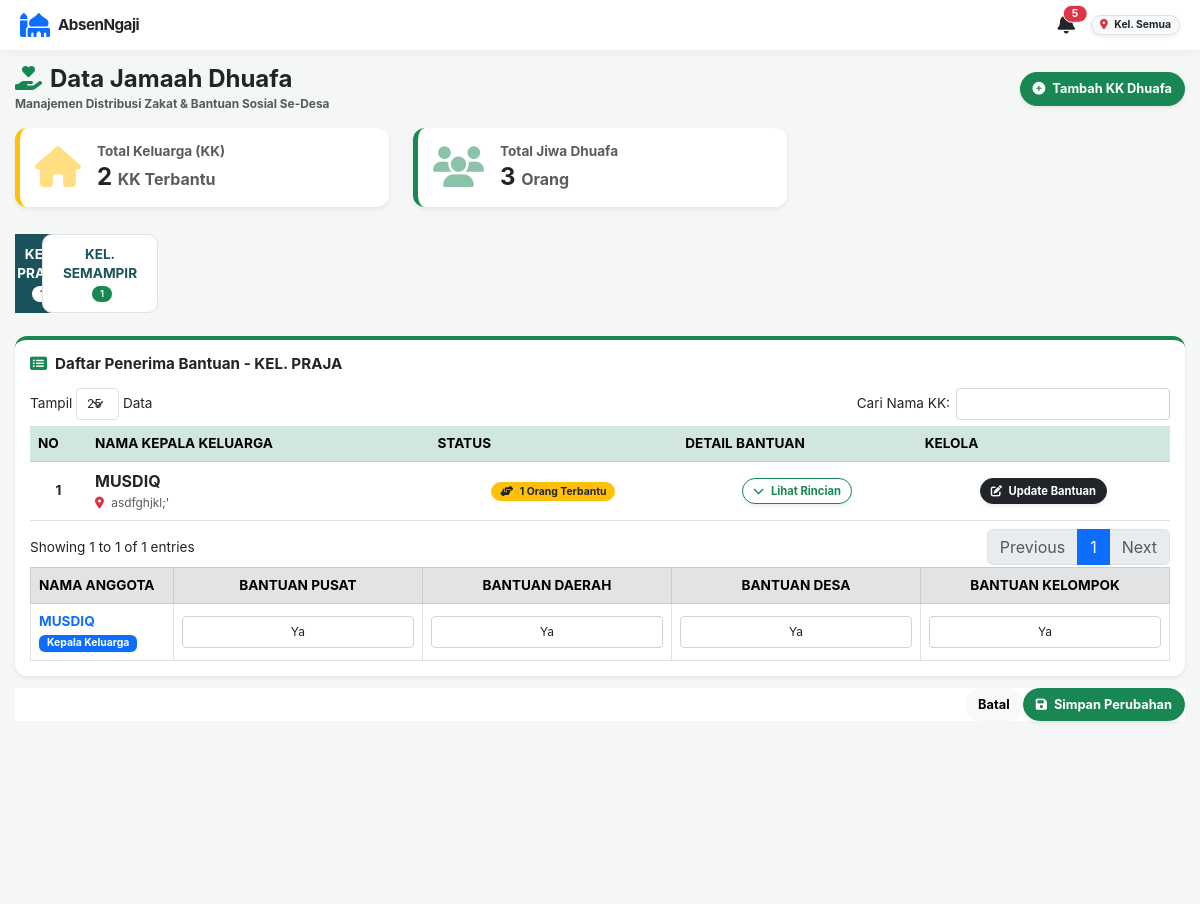
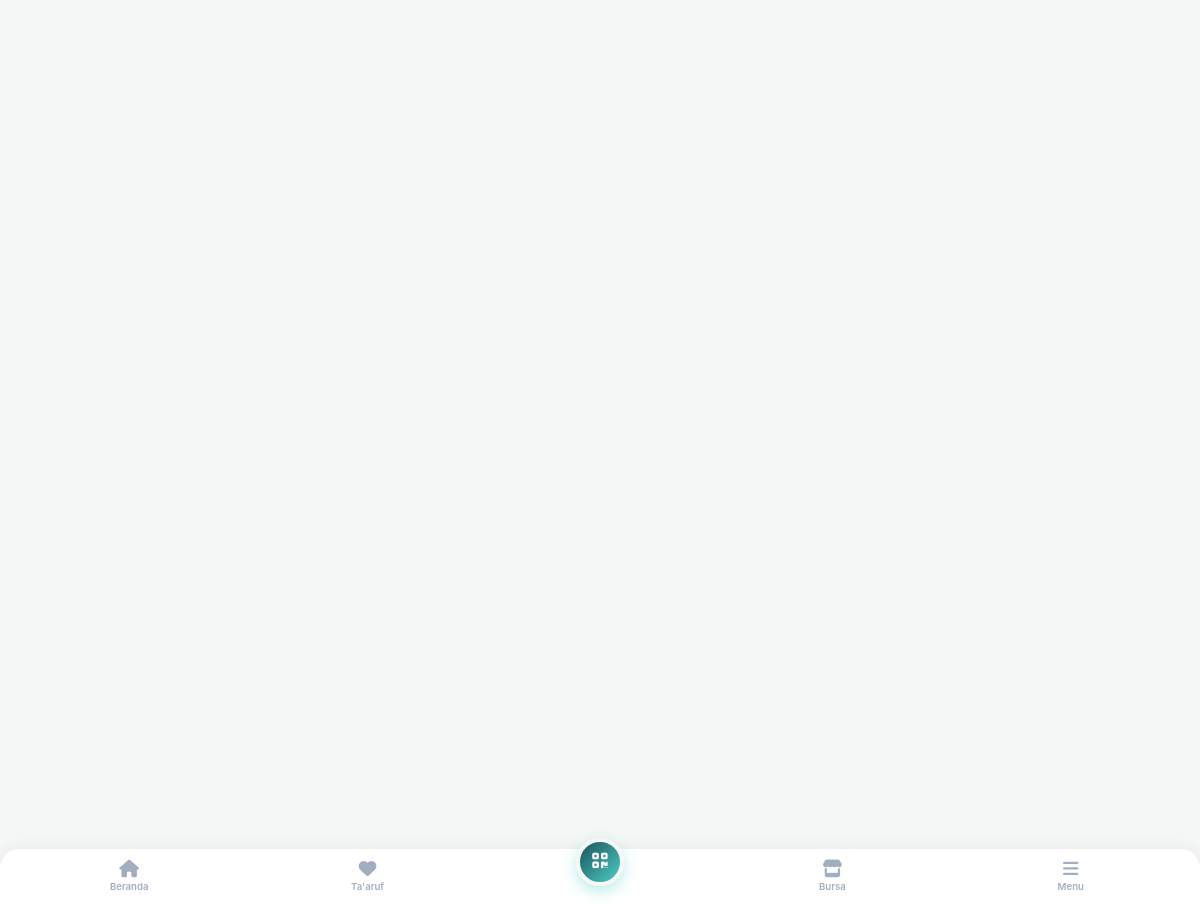
Screenshot of /aplikasi_absensi/dashboard_dhuafa.php (signed in) with the database file from the repository (2 pictures, top to bottom).
### tables this page shows
CREATE TABLE `biodata_jamaah` (
  `id_biodata` int(11) NOT NULL,
  `id_user` int(11) DEFAULT NULL,
  `jenjang` enum('Umum','Muda/i','Remaja','Pra Remaja','Caberawit') NOT NULL,
  `nama_lengkap` varchar(150) NOT NULL,
  `nama_panggilan` varchar(50) DEFAULT NULL,
  `jenis_kelamin` enum('L','P') DEFAULT NULL,
  `status_pernikahan` enum('Belum Menikah','Menikah','Pernah Menikah') DEFAULT NULL,
  `is_siap_nikah` tinyint(1) DEFAULT 0,
  `target_menikah` varchar(50) DEFAULT NULL,
  `kriteria_idaman` text DEFAULT NULL,
  `id_kepala_keluarga` int(11) DEFAULT NULL,
  `status_keluarga` enum('Kepala Keluarga','Istri','Anak','Lainnya') DEFAULT NULL,
  `no_hp` varchar(20) DEFAULT NULL,
  `alamat_asal` text DEFAULT NULL,
  `foto` varchar(255) DEFAULT NULL,
  `tempat_lahir` varchar(100) DEFAULT NULL,
  `tanggal_lahir` date DEFAULT NULL,
  `alamat_surabaya` text DEFAULT NULL,
  `nama_ortu` varchar(150) DEFAULT NULL,
  `hp_ortu` varchar(20) DEFAULT NULL,
  `status_ortu` enum('Jamaah','Belum') DEFAULT NULL,
  `tempat_sambung_ortu` varchar(150) DEFAULT NULL,
  `darurat_nama` varchar(150) DEFAULT NULL,
  `darurat_hubungan` varchar(50) DEFAULT NULL,
  `darurat_hp` varchar(20) DEFAULT NULL,
  `status_mubaligh` enum('MT','Non MT') DEFAULT NULL,
  `kegiatan_surabaya` enum('Bekerja','Kuliah','Lainnya') DEFAULT NULL,
  `tempat_kerja` varchar(150) DEFAULT NULL,
  `alamat_kerja` text DEFAULT NULL,
  `universitas` varchar(150) DEFAULT NULL,
  `jurusan` varchar(100) DEFAULT NULL,
  `angkatan` varchar(10) DEFAULT NULL,
  `hobi` varchar(255) DEFAULT NULL,
  `created_at` timestamp NOT NULL DEFAULT current_timestamp()
);

CREATE TABLE `users` (
  `id_user` int(11) NOT NULL,
  `username` varchar(50) NOT NULL,
  `password` varchar(255) DEFAULT NULL,
  `nama_lengkap` varchar(100) NOT NULL,
  `jabatan` varchar(50) DEFAULT NULL,
  `level` varchar(50) DEFAULT 'karyawan',
  `created_at` timestamp NOT NULL DEFAULT current_timestamp(),
  `kelompok` enum('Semampir','Keputih','Praja','Semua') DEFAULT 'Semua',
  `tgl_buat_akun` datetime NOT NULL DEFAULT current_timestamp(),
  `tgl_daftar` datetime DEFAULT current_timestamp()
);

CREATE TABLE `data_dhuafa` (
  `id_user` int(11) NOT NULL,
  `bantuan_pusat` varchar(150) DEFAULT NULL,
  `bantuan_daerah` varchar(150) DEFAULT NULL,
  `bantuan_desa` varchar(150) DEFAULT NULL,
  `bantuan_kelompok` varchar(150) DEFAULT NULL,
  `updated_at` timestamp NOT NULL DEFAULT current_timestamp() ON UPDATE current_timestamp()
);

### aplikasi_absensi/dashboard_dhuafa.php (the view, shortened to what the rows shown need)
<?php
include 'koneksi.php';
$level = $_SESSION['level'];
$kel_user = $_SESSION['kelompok'];
$is_pusat = in_array($level, ['superadmin', 'admin_desa', 'keimaman_desa', 'tim_dhuafa_desa']);
$can_edit = in_array($level, ['superadmin', 'admin_desa', 'tim_dhuafa_desa', 'tim_dhuafa']);
if ($is_pusat || $kel_user == 'Semua' || empty($kel_user)) {
    $filter_wilayah = "1";
} else {
    $filter_wilayah = "u.kelompok = '$kel_user'";
}
$query_kk = mysqli_query($conn, "
    SELECT b.*, u.kelompok
    FROM biodata_jamaah b
    JOIN users u ON b.id_user = u.id_user
    WHERE b.status_keluarga = 'Kepala Keluarga' AND ($filter_wilayah)
    ORDER BY u.kelompok ASC, b.nama_lengkap ASC
");
$dhuafa_families = [];
$non_dhuafa_families = [];
$total_jiwa_terbantu = 0;
while($kk = mysqli_fetch_assoc($query_kk)) {
    $id_kk = $kk['id_user'];
    $kel_name = $kk['kelompok'];
    $is_family_dhuafa = false;
    $q_dhuafa_kk = mysqli_query($conn, "SELECT * FROM data_dhuafa WHERE id_user = '$id_kk'");
    $kk['bantuan'] = mysqli_fetch_assoc($q_dhuafa_kk);
    if($kk['bantuan']) { $is_family_dhuafa = true; $total_jiwa_terbantu++; }
    $q_anggota = mysqli_query($conn, "
        SELECT b.*, d.bantuan_pusat, d.bantuan_daerah, d.bantuan_desa, d.bantuan_kelompok
        FROM biodata_jamaah b
        LEFT JOIN data_dhuafa d ON b.id_user = d.id_user
        WHERE b.id_kepala_keluarga = '$id_kk'
        ORDER BY FIELD(b.status_keluarga, 'Istri', 'Anak', 'Lainnya'), b.nama_lengkap ASC
    ");
    $kk['anggota'] = [];
    while($ang = mysqli_fetch_assoc($q_anggota)) {
        $kk['anggota'][] = $ang;
        if(!empty($ang['bantuan_pusat']) || !empty($ang['bantuan_daerah']) || !empty($ang['bantuan_desa']) || !empty($ang['bantuan_kelompok'])) {
            $is_family_dhuafa = true;
            $total_jiwa_terbantu++;
        }
    }
    if($is_family_dhuafa) {
        $dhuafa_families[$kel_name][] = $kk;
    } else {
        $non_dhuafa_families[] = $kk;
    }
}
$list_kelompok = array_keys($dhuafa_families);
sort($list_kelompok);
$total_kk_dhuafa = 0;
foreach($dhuafa_families as $kel => $kks) { $total_kk_dhuafa += count($kks); }
?>
<!DOCTYPE html>
<html lang="id">
<head>
    <link href="https://cdn.jsdelivr.net/npm/bootstrap@5.3.0/dist/css/bootstrap.min.css" rel="stylesheet">
    <link rel="stylesheet" href="https://cdnjs.cloudflare.com/ajax/libs/font-awesome/6.4.0/css/all.min.css">
    <link rel="stylesheet" href="https://cdn.datatables.net/1.13.6/css/dataTables.bootstrap5.min.css">
</head>
<body>
<?php include 'sidebar.php'; ?>
<div class="main-content">
    <div class="d-flex justify-content-between align-items-center mb-4 flex-wrap gap-2">
        <div>
            <h2 class="fw-bold text-dark mb-0"><i class="fa fa-hand-holding-heart text-success me-2"></i>Data Jamaah Dhuafa</h2>
        </div>
    </div>
    <div class="row mb-4">
        <div class="col-md-6 col-xl-4 mb-3 mb-xl-0">
            <div class="card card-custom bg-white p-4 shadow-sm border-start border-warning border-5 d-flex flex-row align-items-center">
                <div>
                    <h2 class="fw-bold text-dark mb-0"><?= $total_kk_dhuafa; ?> <span class="fs-6 text-muted">KK Terbantu</span></h2>
                </div>
            </div>
        </div>
        <div class="col-md-6 col-xl-4">
            <div class="card card-custom bg-white p-4 shadow-sm border-start border-success border-5 d-flex flex-row align-items-center">
                <div>
                    <h2 class="fw-bold text-dark mb-0"><?= $total_jiwa_terbantu; ?> <span class="fs-6 text-muted">Orang</span></h2>
                </div>
            </div>
        </div>
    </div>
    <div class="tab-content">
        <?php
        $first_k = true;
        foreach($list_kelompok as $k):
            $data_tabel = $dhuafa_families[$k];
        ?>
        <div class="tab-pane fade <?= $first_k ? 'show active' : ''; ?>" id="tab-<?= md5($k); ?>" role="tabpanel">
            <div class="card card-custom p-4 bg-white shadow-sm border-top border-success border-4">
                <div class="d-flex justify-content-between align-items-center mb-4">
                    <h5 class="fw-bold text-dark mb-0"><i class="fa fa-list-alt text-success me-2"></i>Daftar Penerima Bantuan - KEL. <?= strtoupper($k); ?></h5>
                </div>
                <div class="table-responsive">
                    <table class="table table-hover align-middle text-center tabel-dhuafa" style="width:100%">
                        <thead class="table-success text-dark">
                            <tr>
                                <th width="5%">NO</th>
                                <th class="text-start">NAMA KEPALA KELUARGA</th>
                                <th>STATUS</th>
                                <th>DETAIL BANTUAN</th>
                                <?php if($can_edit): ?><th>KELOLA</th><?php endif; ?>
                            </tr>
                        </thead>
                        <tbody>
                            <?php $no=1; foreach($data_tabel as $kk):
                                $jiwa_dhuafa_di_kk = ($kk['bantuan']) ? 1 : 0;
                                foreach($kk['anggota'] as $a) {
                                    if(!empty($a['bantuan_pusat']) || !empty($a['bantuan_daerah']) || !empty($a['bantuan_desa']) || !empty($a['bantuan_kelompok'])) {
                                        $jiwa_dhuafa_di_kk++;
                                    }
                                }
                                $family_view = [];
                                $family_view[] = [
                                    'nama' => $kk['nama_lengkap'], 'status' => 'Kepala Keluarga',
                                    'b_pusat' => $kk['bantuan']['bantuan_pusat'] ?? '', 'b_daerah' => $kk['bantuan']['bantuan_daerah'] ?? '',
                                    'b_desa' => $kk['bantuan']['bantuan_desa'] ?? '', 'b_kelompok' => $kk['bantuan']['bantuan_kelompok'] ?? ''
                                ];
                                foreach($kk['anggota'] as $ang) {
                                    $family_view[] = [
                                        'nama' => $ang['nama_lengkap'], 'status' => $ang['status_keluarga'],
                                        'b_pusat' => $ang['bantuan_pusat'] ?? '', 'b_daerah' => $ang['bantuan_daerah'] ?? '',
                                        'b_desa' => $ang['bantuan_desa'] ?? '', 'b_kelompok' => $ang['bantuan_kelompok'] ?? ''
                                    ];
                                }
                                $json_view = htmlspecialchars(json_encode($family_view), ENT_QUOTES, 'UTF-8');
                            ?>
                            <tr>
                                <td class="fw-bold"><?= $no++; ?></td>
                                <td class="text-start">
                                    <span class="fw-bold text-dark fs-6"><?= strtoupper($kk['nama_lengkap']); ?></span><br>
                                    <small class="text-muted"><i class="fa fa-map-marker-alt text-danger me-1"></i> <?= $kk['alamat_asal']; ?></small>
                                </td>
                                <td>
                                    <span class="badge bg-warning text-dark border border-warning px-3 py-2 rounded-pill">
                                        <i class="fa fa-hands-helping me-1"></i> <?= $jiwa_dhuafa_di_kk; ?> Orang Terbantu
                                    </span>
                                </td>
                                <td>
                                    <button class="btn btn-outline-success btn-sm fw-bold shadow-sm rounded-pill px-3 btn-expand" data-family='<?= $json_view; ?>'>
                                        <i class="fa fa-chevron-down me-1"></i> Lihat Rincian
                                    </button>
                                </td>
                                <?php if($can_edit): ?>
                                <td>
                                    <button class="btn btn-dark btn-sm fw-bold shadow-sm rounded-pill px-3" data-bs-toggle="modal" data-bs-target="#modalEdit<?= $kk['id_user']; ?>">
                                        <i class="fa fa-edit me-1"></i> Update Bantuan
                                    </button>
                                </td>
                                <?php endif; ?>
                            </tr>
                            <?php if($can_edit): ?>
                            <div class="modal fade" id="modalEdit<?= $kk['id_user']; ?>" tabindex="-1">
                                <div class="modal-dialog modal-xl modal-dialog-centered">
                                    <div class="modal-content border-0 shadow-lg" style="border-radius: 15px;">
                                        <form method="POST">
                                            <div class="modal-body p-0 bg-light">
                                                <div class="table-responsive px-3 pb-3">
                                                    <table class="table table-bordered bg-white text-center align-middle mb-0" style="font-size: 0.85rem;">
                                                        <thead class="table-secondary">
                                                            <tr>
                                                                <th class="text-start">NAMA ANGGOTA</th>
                                                                <th>BANTUAN PUSAT</th>
                                                                <th>BANTUAN DAERAH</th>
                                                                <th>BANTUAN DESA</th>
                                                                <th>BANTUAN KELOMPOK</th>
                                                            </tr>
                                                        </thead>
                                                        <tbody>
                                                            <tr>
                                                                <td class="text-start fw-bold text-primary">
                                                                    <?= strtoupper($kk['nama_lengkap']); ?><br>
                                                                    <span class="badge bg-primary mt-1">Kepala Keluarga</span>
                                                                </td>
                                                                <td><input type="text" name="bantuan_pusat[<?= $kk['id_user']; ?>]" class="form-control form-control-sm text-center" value="<?= $kk['bantuan']['bantuan_pusat'] ?? ''; ?>" placeholder="-"></td>
                                                                <td><input type="text" name="bantuan_daerah[<?= $kk['id_user']; ?>]" class="form-control form-control-sm text-center" value="<?= $kk['bantuan']['bantuan_daerah'] ?? ''; ?>" placeholder="-"></td>
                                                                <td><input type="text" name="bantuan_desa[<?= $kk['id_user']; ?>]" class="form-control form-control-sm text-center" value="<?= $kk['bantuan']['bantuan_desa'] ?? ''; ?>" placeholder="-"></td>
                                                                <td><input type="text" name="bantuan_kelompok[<?= $kk['id_user']; ?>]" class="form-control form-control-sm text-center" value="<?= $kk['bantuan']['bantuan_kelompok'] ?? ''; ?>" placeholder="-"></td>
                                                            </tr>
                                                        </tbody>
                                                    </table>
                                                </div>
                                            </div>
                                            <div class="modal-footer border-0 bg-white">
                                                <button type="button" class="btn btn-light rounded-pill px-4 fw-bold" data-bs-dismiss="modal">Batal</button>
                                                <button type="submit" name="simpan_dhuafa" class="btn btn-success rounded-pill px-4 fw-bold shadow-sm"><i class="fa fa-save me-1"></i> Simpan Perubahan</button>
                                            </div>
                                        </form>
                                    </div>
                                </div>
                            </div>
                            <?php endif; ?>
                            <?php endforeach; ?>
                        </tbody>
                    </table>
                </div>
            </div>
        </div>
        <?php $first_k = false; endforeach; ?>
    </div>
</div>
</body>
</html>

### aplikasi_absensi/sidebar.php (shortened to what the rows shown need)
<?php
$id_user_sidebar = isset($_SESSION['id_user']) ? $_SESSION['id_user'] : 0;
$q_utama = mysqli_query($conn, "
    SELECT u.level, u.kelompok, b.jenjang, b.status_pernikahan, b.foto, b.tempat_lahir, b.no_hp, b.alamat_surabaya
    FROM users u
    LEFT JOIN biodata_jamaah b ON u.id_user = b.id_user
    WHERE u.id_user = '$id_user_sidebar'
");
$d_utama = mysqli_fetch_assoc($q_utama);
$jml_notif = 0;
if(isset($conn)) {
    $q_notif = mysqli_query($conn, "SELECT COUNT(*) as total FROM notifikasi WHERE id_user = '$id_user_sidebar' AND is_read = 0");
    if($q_notif) {
        $notif_data = mysqli_fetch_assoc($q_notif);
        $jml_notif = $notif_data['total'];
    }
}
?>
<link rel="stylesheet" href="style_mobile.css">
<div class="app-topbar">
    <div class="d-flex align-items-center gap-3">
        <a href="notifikasi.php" class="text-dark text-decoration-none position-relative">
            <i class="fa fa-bell fs-5"></i>
            <?php if($jml_notif > 0): ?>
                <span class="position-absolute top-0 start-100 translate-middle badge rounded-pill bg-danger border border-white" style="font-size: 0.6rem; padding: 3px 5px;">
                </span>
            <?php endif; ?>
        </a>
        <span class="badge bg-light text-dark border shadow-sm px-3 py-2 rounded-pill">
            <i class="fa fa-map-marker-alt text-danger me-1"></i> Kel. <?= $d_utama['kelompok']; ?>
        </span>
    </div>
</div>

### rows the page displays
biodata_jamaah: id_user.kelompok "Semua"
biodata_jamaah: nama_lengkap "MUSDIQ", alamat_asal "asdfghjkl;'", jiwa_dhuafa_di_kk "1"
data_dhuafa: bantuan_pusat "Ya", bantuan_daerah "Ya", bantuan_desa "Ya", bantuan_kelompok "Ya"

### other values shown
$jml_notif "5"
$total_kk_dhuafa "2"
$total_jiwa_terbantu "3"
$k "PRAJA"
$k "SEMAMPIR"
count($dhuafa_families[$k]) "1"
